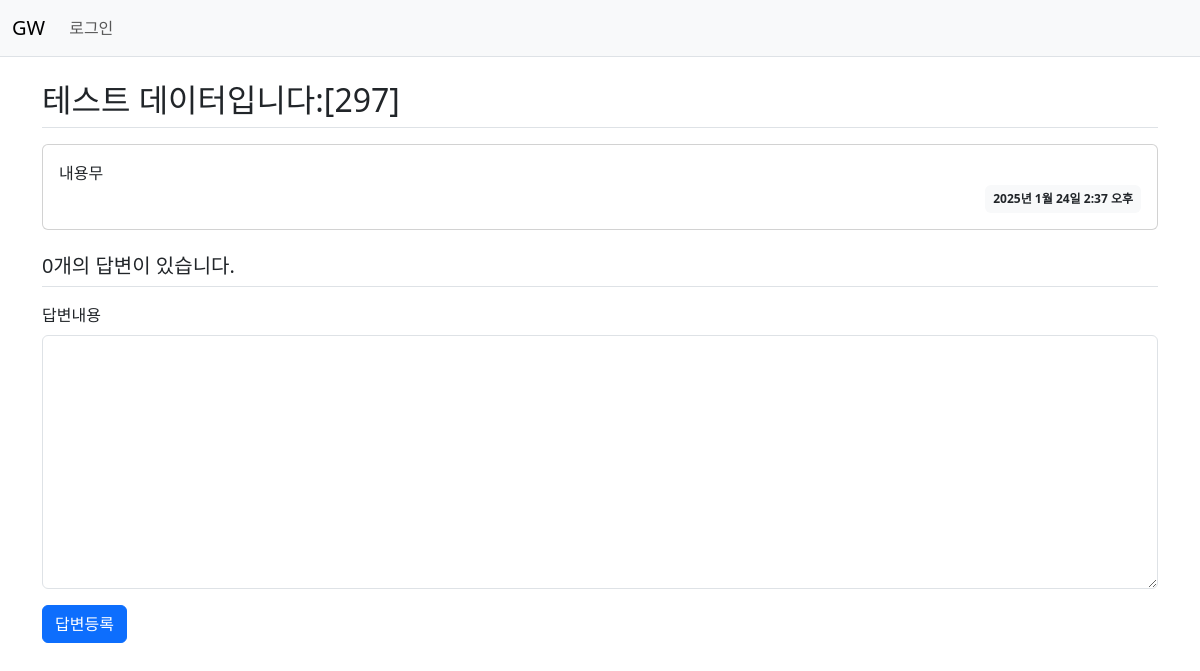
Page /gw/308/ on the earlier database version.
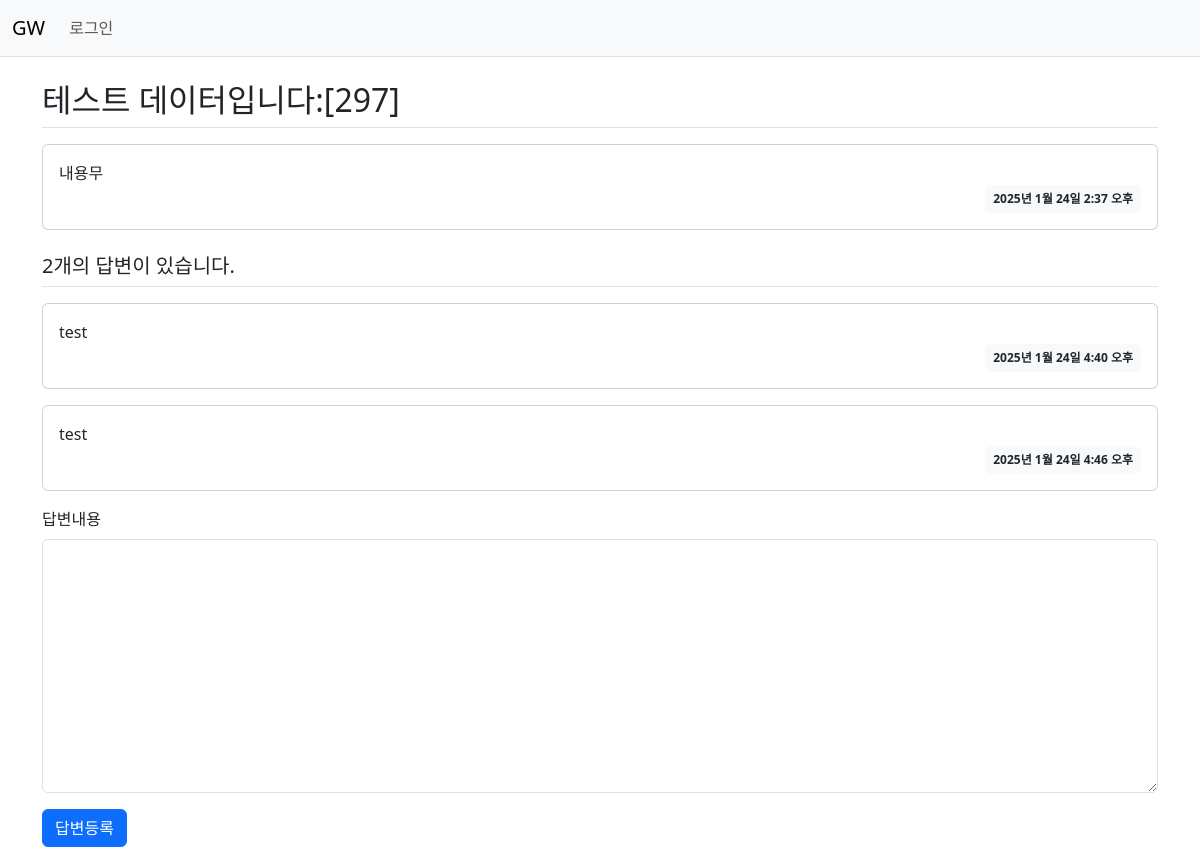
Same page on the later database version.
### gw/models.py (models this page shows, shortened)
class Question(models.Model):
    subject = models.CharField(max_length=200)
    content = models.TextField()
    create_date = models.DateTimeField(default=now)

class Answer(models.Model):
    question = models.ForeignKey(Question, on_delete=models.CASCADE)
    content = models.TextField()
    create_date = models.DateTimeField(default=now)

### gw/views.py (the view)
# urls.py: path('<int:question_id>/', views.detail, name='detail'),
def detail(request, question_id):
    question = get_object_or_404(Question, pk=question_id)
    context = {'question' : question}
    return render(request, 'gw/question_detail.html', context)

### templates/gw/question_detail.html (shortened to what this page needs)
{% extends 'base.html' %}
{% block content %}
<!-- {% load static %}
<link rel="stylesheet" type="text/css" href="{% static 'bootstrap.min.css' %}"> -->
<div class="container my-3">
    <h2 class="border-bottom py-2">{{ question.subject }}</h2>
    <div class="card my-3">
        <div class="card-body">
            <div class="card-text" style="white-space: pre-line;">{{ question.content }}</div>
            <div class="d-flex justify-content-end">
                <div class="badge bg-light text-dark p-2">
                    {{ question.create_date }}
                </div>
            </div>
        </div>
    </div>
    <h5 class="border-bottom my-3 py-2">{{question.answer_set.count}}개의 답변이 있습니다.</h5>
    {% for answer in question.answer_set.all %}
    <div class="card my-3">
        <div class="card-body">
            <div class="card-text" style="white-space: pre-line;">{{ answer.content }}</div>
            <div class="d-flex justify-content-end">
                <div class="badge bg-light text-dark p-2">
                    {{ answer.create_date }}
                </div>
            </div>
        </div>
    </div>
    {% endfor %}
    <form action="{% url 'gw:answer_create' question.id %}" method="post" class="my-3">
        <div class="mb-3">
            <label for="content" class="form-label">답변내용</label>
            <textarea name="content" id="content" class="form-control" rows="10"></textarea>
        </div>
        <input type="submit" value="답변등록" class="btn btn-primary">
    </form>
</div>
{% endblock content %}

### templates/base.html (shortened to what this page needs)
{% load static %}
<!DOCTYPE html>
<html lang="en">
<head>
    <link rel="stylesheet" type="text/css" href="{% static 'bootstrap.min.css' %}">
    <link rel="stylesheet" type="text/css" href="{% static 'style.css' %}">
</head>
<body>
    {% include "navbar.html" %}
    {% block content %}
    {% endblock content %}
</body>
</html>

### templates/navbar.html (shortened to what this page needs)
<nav class="navbar navbar-expand-lg navbar-light bg-light border-bottom">
    <div class="container-fluid">
        <a class="navbar-brand" href="{% url 'gw:index' %}">GW</a>
        <div class="collapse navbar-collapse" id="navbarSupportedContent">
            <ul class="navbar-nav me-auto mb-2 mb-lg-0">
                <li class="nav-item">
                    <a class="nav-link" href="{% url 'common:login' %}">로그인</a>
                </li>
            </ul>
        </div>
    </div>
</nav>

Differences in the rows shown:
computed for Question "테스트 데이터입니다:[297]": answer_set.count "0" → "2"
added Answer: content "test", create_date "2025년 1월 24일 4:40 오후"
added Answer: content "test", create_date "2025년 1월 24일 4:46 오후"
